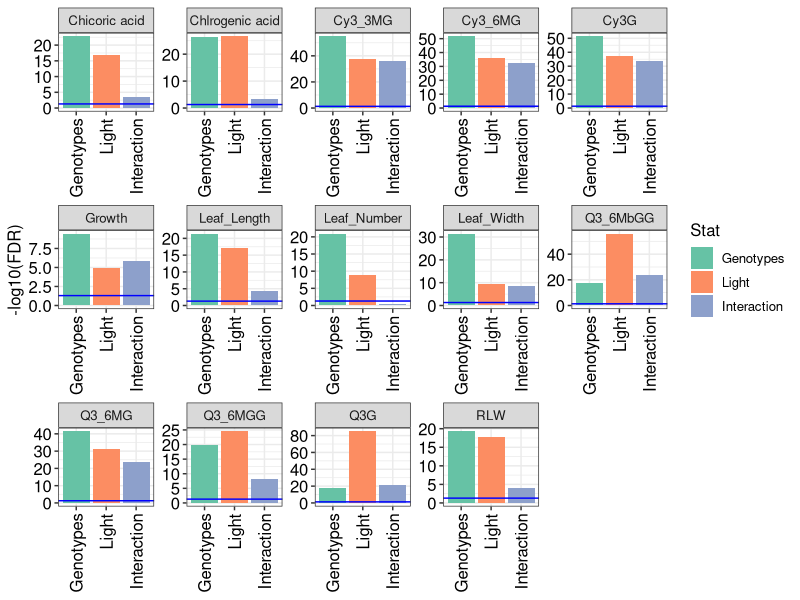
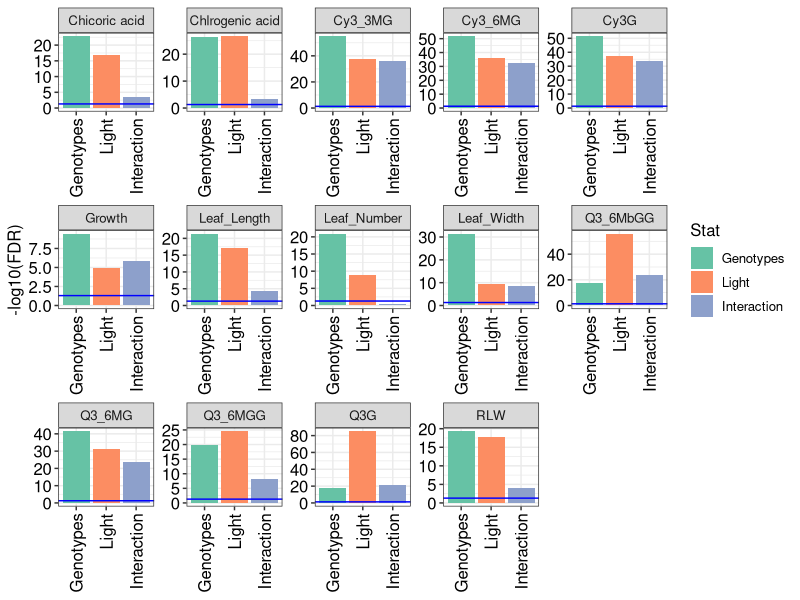

Here is the R script that generated these plots, in order:
#########################
## GxE analysis
## two-way ANOVA
#########################

##Fig.S4

#Current date
today <- Sys.Date()
print(today, quote=F)

#load packages
library(tidyverse)
library(ggrepel)

#data import
pheno <- read.csv("Pheno/Light_MorPheno.csv",header=TRUE, check.names=FALSE) %>% 
  na.omit()
met <- read.csv("Pheno/Light_Metabolites.csv",header=TRUE, check.names=FALSE)

#make matrix
p.mat.pheno <- matrix(NA, ncol=3, nrow=ncol(pheno)-3)
p.mat.met <- matrix(NA, ncol=3, nrow=ncol(met)-4)
colnames(p.mat.pheno) <- c("Genotypes","Light","Interaction")
colnames(p.mat.met) <- c("Genotypes","Light","Interaction")

#pheno
for (i in 4:ncol(pheno)){
  print(i)
  Trait=names(pheno)[i]
  
  twANOVA <- aov(pheno[,i]~Cultivar*Light, data=pheno)
  summary(twANOVA)
  
  p.mat.pheno[(i-3),1] <- summary(twANOVA)[[1]][["Pr(>F)"]][1]
  p.mat.pheno[(i-3),2] <- summary(twANOVA)[[1]][["Pr(>F)"]][2]
  p.mat.pheno[(i-3),3] <- summary(twANOVA)[[1]][["Pr(>F)"]][3]
}

#mat
for (i in 5:ncol(met)){
  print(i)
  Trait=names(met)[i]
  
  twANOVA <- aov(met[,i]~Cultivar*Light, data=met)
  summary(twANOVA)
  
  p.mat.met[(i-4),1] <- summary(twANOVA)[[1]][["Pr(>F)"]][1]
  p.mat.met[(i-4),2] <- summary(twANOVA)[[1]][["Pr(>F)"]][2]
  p.mat.met[(i-4),3] <- summary(twANOVA)[[1]][["Pr(>F)"]][3]
}

p.mat.pheno <- bind_cols(colnames(pheno[4:ncol(pheno)]), p.mat.pheno %>% as.data.frame())
colnames(p.mat.pheno)[1]<-"Trait"

p.mat.met <- bind_cols(colnames(met[5:ncol(met)]), p.mat.met %>% as.data.frame())
colnames(p.mat.met)[1]<-"Trait"

p.mat <- rbind.data.frame(p.mat.met, p.mat.pheno)

p.mat.long <- p.mat %>% 
  pivot_longer(2:4, names_to="Stat", values_to="Pvalue")

p.mat.adj <- bind_cols(p.mat.long, p.adjust(p.mat.long$Pvalue, method="fdr"))
colnames(p.mat.adj)[4]<-"FDR"
p.mat.adj <- bind_cols(p.mat.adj, -log10(p.mat.adj$FDR))
colnames(p.mat.adj)[5]<-"Minus_log10_FDR"

p.mat.adj$Stat<- factor(p.mat.adj$Stat, levels=c("Genotypes","Light","Interaction"))
                                         
#Visualization
#ggplot2 
p <- ggplot(p.mat.adj, aes(y=Minus_log10_FDR, x=Stat, fill=Stat))+
  #guides(color=FALSE, fill=FALSE, shape=FALSE)+
  geom_bar(stat = "identity")+
  geom_hline(aes(yintercept=-log10(0.05)),color="blue", linetype="solid",size=0.5)+ #solid, dashed, dotted
  #facet_grid(Cultivar~metabolites, scales = "free")+
  facet_wrap(~ Trait, ncol=5, scales="free")+
  theme_bw()+
  theme(text = element_text(size = 12), axis.text = element_text(size=12, color="black"),
        axis.title.x = element_blank(),
        axis.text.x = element_text(size=12, color="black", angle=90, hjust=1, vjust=0.5))+
  scale_color_brewer(palette="Set2")+
  scale_fill_brewer(palette="Set2")+
  #scale_color_manual(values=c("plum1","indianred4"))+
  #scale_fill_manual(values=c("plum1","indianred4"))+
  #scale_fill_viridis_d(option="cividis")+
  labs(y="-log10(FDR)")

#plot
print(p)

ggsave("Fig/FigS4_TwoWayANOVA_Light_Metabolites.pdf", width=8.5, height=6.5)


